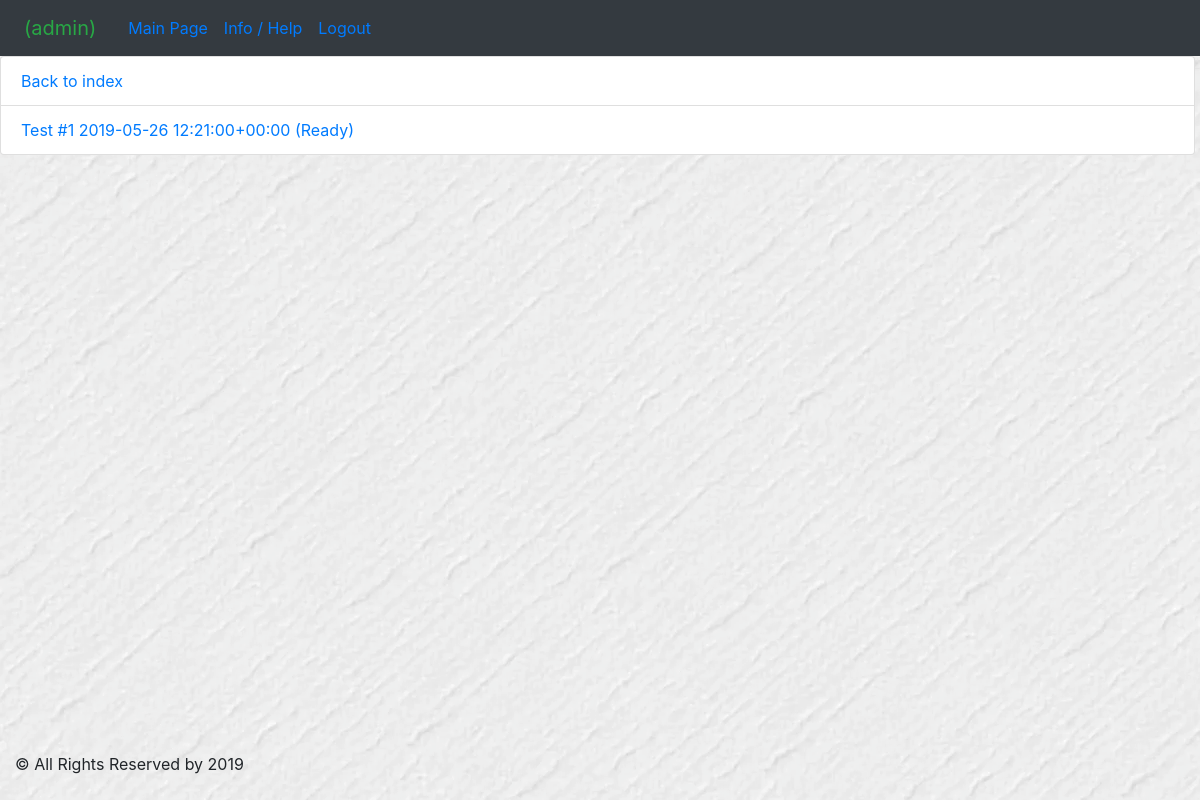
The app's page /doctor/patient/3/medtest/ (signed in) with its own data.
### doctor/models.py (models this page shows, shortened)
class UserProfile(AbstractBaseUser, PermissionsMixin):
    accType = (
        (0, 'Unknown'),
        (1, 'Doctor'),
        (2, 'LabAssistant'),
        (3, 'Patient'),
        (4, 'Admin'),
    )
    username = models.CharField(max_length=25, unique=True)
    email = models.EmailField(unique=True)
    is_active = models.BooleanField(default=True)
    is_staff = models.BooleanField(default=False)
    acc_type = models.IntegerField(choices=accType, default=0)
    pat_ref = models.OneToOneField(Patient, on_delete=models.CASCADE, null=True, blank=True)
    doc_ref = models.ForeignKey(Doctor, on_delete=models.CASCADE, null=True, blank=True)
    USERNAME_FIELD = "username"
    objects = UserManager()
    REQUIRED_FIELDS = ["email"]

class MedicalTests(models.Model):
    READINESS = (
        (0, 'In progress'),
        (1, 'Ready')
    )
    date_application = models.DateTimeField(default=timezone.now)
    date_registration = models.DateTimeField(default=timezone.now)
    date_taking_material = models.DateTimeField(default=timezone.now)
    target_date = models.DateTimeField(default=timezone.now)
    material = models.CharField(max_length=45)
    diagnosis = models.CharField(max_length=45)
    delivering_method = models.CharField(max_length=25)
    readiness = models.BooleanField(choices=READINESS, default=0)
    patient_id = models.ForeignKey(Patient, on_delete=models.CASCADE)
    doctor_id = models.ForeignKey(Doctor, on_delete=models.SET_NULL, null=True)
    def __str__(self):
        return 'Test #' + str(self.id) + ' ' + str(self.date_application) + ' (' + str(
            self.get_readiness_display()) + ')'

### doctor/views.py (the view)
# urls.py: path('patient/<int:pk>/medtest/', views.MedicalTestsView.as_view(), name='medtests'),
class MedicalTestsView(generic.ListView):
    template_name = 'doctor/medtest.html'
    def get_queryset(self):
        return MedicalTests.objects.filter(patient_id=self.kwargs.get("pk"))

### doctor/templates/doctor/medtest.html (shortened to what this page needs)
{% extends 'extends/base.html' %}
{% block content %}
    {% if object_list %}
        <ul class="list-group">
            <li class="list-group-item"><a href="{% url 'lab:index' %}">Back to index</a></li>
            {% for med in object_list %}
                <li class="list-group-item"><a
                        href="{% url 'lab:medtest_details' med.id %}">{{ med }}</a></li>
            {% endfor %}
        </ul>
    {% else %}
        <ul class="list-group">
            <li class="list-group-item"><a href="{% url 'lab:index' %}">Back to index</a></li>
            <li class="list-group-item">No Medtest Exists for this Patient!</li>
        </ul>
    {% endif %}
{% endblock %}

### main/templates/extends/header.html (shortened to what this page needs)
<header>
    <nav class="navbar navbar-expand-sm bg-dark">
        <ul class="navbar-nav mr-auto">
            {% if user.is_authenticated %}
                <li class="nav-item active">
                    <a class="navbar-brand nav-link text-success">
                        ({{ user.username }})
                    </a>
                </li>
            {% endif %}
            <li class="nav-item">
                <a class="nav-link" href="{% url 'main:index' %}">Main Page</a>
            </li>
            <li class="nav-item">
                <a class="nav-link" href="{% url 'main:info' %}">Info / Help</a>
            </li>
            {% if user.is_authenticated %}
                <li class="nav-item mr-auto">
                    <a class="nav-link " href="{% url 'logout' %}">Logout</a>
                </li>
            {% else %}
                <li class="nav-item mr-auto">
                    <a class="nav-link mr-auto" href="{% url 'login' %}">Login</a>
                </li>
            {% endif %}
        </ul>
    </nav>
</header>

### main/static/main/style.css (style rules this page uses)
body { background: white url("images/background.png"); padding-bottom: 70px; }
ul { height: 100%; padding: 0px 5px 0px 20px; }
a { color: #17a2b8; }

### records on screen
UserProfile: username "admin"
MedicalTests: id+date_application+readiness "Test #1 2019-05-26 12:21:00+00:00 (Ready)"
